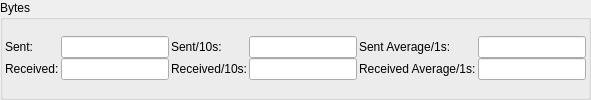
             <widget class="QGroupBox" name="group_SpeedBytesBits">
              <property name="title">
               <string>Bytes</string>
              </property>
              <layout class="QGridLayout" name="gridLayout_14">
               <property name="leftMargin">
                <number>2</number>
               </property>
               <property name="topMargin">
                <number>0</number>
               </property>
               <property name="rightMargin">
                <number>2</number>
               </property>
               <property name="bottomMargin">
                <number>1</number>
               </property>
               <property name="spacing">
                <number>0</number>
               </property>
               <item row="0" column="0">
                <layout class="QGridLayout" name="gridLayout_13">
                 <property name="topMargin">
                  <number>1</number>
                 </property>
                 <property name="bottomMargin">
                  <number>1</number>
                 </property>
                 <property name="horizontalSpacing">
                  <number>2</number>
                 </property>
                 <property name="verticalSpacing">
                  <number>0</number>
                 </property>
                 <item row="0" column="1">
                  <widget class="QLineEdit" name="edit_SpeedBytesSent">
                   <property name="readOnly">
                    <bool>true</bool>
                   </property>
                  </widget>
                 </item>
                 <item row="1" column="1">
                  <widget class="QLineEdit" name="edit_SpeedBytesRec">
                   <property name="readOnly">
                    <bool>true</bool>
                   </property>
                  </widget>
                 </item>
                 <item row="0" column="4">
                  <widget class="QLabel" name="label_38">
                   <property name="text">
                    <string>Sent Average/1s:</string>
                   </property>
                  </widget>
                 </item>
                 <item row="1" column="0">
                  <widget class="QLabel" name="label_SpeedConn_4">
                   <property name="text">
                    <string>Received:</string>
                   </property>
                  </widget>
                 </item>
                 <item row="0" column="3">
                  <widget class="QLineEdit" name="edit_SpeedBytesSent10s">
                   <property name="readOnly">
                    <bool>true</bool>
                   </property>
                  </widget>
                 </item>
                 <item row="1" column="3">
                  <widget class="QLineEdit" name="edit_SpeedBytesRec10s">
                   <property name="readOnly">
                    <bool>true</bool>
                   </property>
                  </widget>
                 </item>
                 <item row="1" column="4">
                  <widget class="QLabel" name="label_40">
                   <property name="text">
                    <string>Received Average/1s:</string>
                   </property>
                  </widget>
                 </item>
                 <item row="0" column="2">
                  <widget class="QLabel" name="label_35">
                   <property name="text">
                    <string>Sent/10s:</string>
                   </property>
                  </widget>
                 </item>
                 <item row="1" column="2">
                  <widget class="QLabel" name="label_41">
                   <property name="text">
                    <string>Received/10s:</string>
                   </property>
                  </widget>
                 </item>
                 <item row="0" column="0">
                  <widget class="QLabel" name="label_SpeedConn_5">
                   <property name="text">
                    <string>Sent:</string>
                   </property>
                  </widget>
                 </item>
                 <item row="0" column="5">
                  <widget class="QLineEdit" name="edit_SpeedBytesSentAvg">
                   <property name="enabled">
                    <bool>true</bool>
                   </property>
                   <property name="readOnly">
                    <bool>true</bool>
                   </property>
                  </widget>
                 </item>
                 <item row="1" column="5">
                  <widget class="QLineEdit" name="edit_SpeedBytesRecAvg">
                   <property name="enabled">
                    <bool>true</bool>
                   </property>
                   <property name="readOnly">
                    <bool>true</bool>
                   </property>
                  </widget>
                 </item>
                </layout>
               </item>
              </layout>
             </widget>
